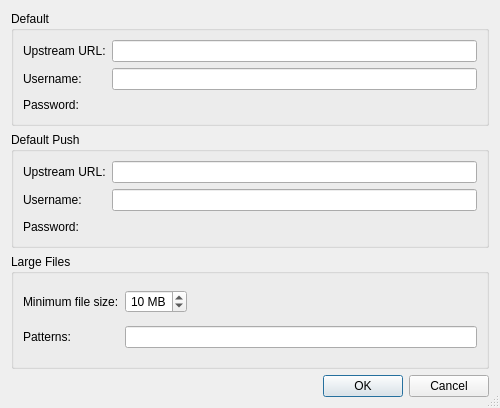
<?xml version="1.0" encoding="UTF-8"?>
<ui version="4.0">
 <class>HgRepoConfigDataDialog</class>
 <widget class="QDialog" name="HgRepoConfigDataDialog">
  <property name="geometry">
   <rect>
    <x>0</x>
    <y>0</y>
    <width>500</width>
    <height>408</height>
   </rect>
  </property>
  <property name="windowTitle">
   <string>Mercurial Repository Configuration</string>
  </property>
  <property name="sizeGripEnabled">
   <bool>true</bool>
  </property>
  <layout class="QVBoxLayout" name="verticalLayout">
   <item>
    <widget class="QGroupBox" name="groupBox">
     <property name="title">
      <string>Default</string>
     </property>
     <layout class="QGridLayout" name="gridLayout">
      <item row="0" column="0">
       <widget class="QLabel" name="label_2">
        <property name="text">
         <string>Upstream URL:</string>
        </property>
       </widget>
      </item>
      <item row="0" column="1">
       <widget class="QLineEdit" name="defaultUrlEdit">
        <property name="toolTip">
         <string>Enter the URL of the upstream repository</string>
        </property>
        <property name="clearButtonEnabled">
         <bool>true</bool>
        </property>
       </widget>
      </item>
      <item row="1" column="0">
       <widget class="QLabel" name="label_3">
        <property name="text">
         <string>Username:</string>
        </property>
       </widget>
      </item>
      <item row="1" column="1">
       <widget class="QLineEdit" name="defaultUserEdit">
        <property name="toolTip">
         <string>Enter user name to acces the upstream repository</string>
        </property>
        <property name="clearButtonEnabled">
         <bool>true</bool>
        </property>
       </widget>
      </item>
      <item row="2" column="0">
       <widget class="QLabel" name="label_4">
        <property name="text">
         <string>Password:</string>
        </property>
       </widget>
      </item>
      <item row="2" column="1">
       <widget class="EricPasswordEdit" name="defaultPasswordEdit" native="true">
        <property name="focusPolicy">
         <enum>Qt::FocusPolicy::StrongFocus</enum>
        </property>
        <property name="toolTip">
         <string>Enter the password to acces the upstream repository</string>
        </property>
       </widget>
      </item>
     </layout>
    </widget>
   </item>
   <item>
    <widget class="QGroupBox" name="groupBox_2">
     <property name="title">
      <string>Default Push</string>
     </property>
     <layout class="QGridLayout" name="gridLayout_2">
      <item row="0" column="0">
       <widget class="QLabel" name="label_5">
        <property name="text">
         <string>Upstream URL:</string>
        </property>
       </widget>
      </item>
      <item row="0" column="1">
       <widget class="QLineEdit" name="defaultPushUrlEdit">
        <property name="toolTip">
         <string>Enter the URL of the upstream (push) repository</string>
        </property>
        <property name="clearButtonEnabled">
         <bool>true</bool>
        </property>
       </widget>
      </item>
      <item row="1" column="0">
       <widget class="QLabel" name="label_7">
        <property name="text">
         <string>Username:</string>
        </property>
       </widget>
      </item>
      <item row="1" column="1">
       <widget class="QLineEdit" name="defaultPushUserEdit">
        <property name="toolTip">
         <string>Enter user name to acces the upstream (push) repository</string>
        </property>
        <property name="clearButtonEnabled">
         <bool>true</bool>
        </property>
       </widget>
      </item>
      <item row="2" column="0">
       <widget class="QLabel" name="label_6">
        <property name="text">
         <string>Password:</string>
        </property>
       </widget>
      </item>
      <item row="2" column="1">
       <widget class="EricPasswordEdit" name="defaultPushPasswordEdit" native="true">
        <property name="focusPolicy">
         <enum>Qt::FocusPolicy::StrongFocus</enum>
        </property>
        <property name="toolTip">
         <string>Enter the password to acces the upstream (push) repository</string>
        </property>
       </widget>
      </item>
     </layout>
    </widget>
   </item>
   <item>
    <widget class="QGroupBox" name="largefilesGroup">
     <property name="title">
      <string>Large Files</string>
     </property>
     <layout class="QGridLayout" name="gridLayout_3">
      <item row="0" column="0">
       <widget class="QLabel" name="label_8">
        <property name="text">
         <string>Minimum file size:</string>
        </property>
       </widget>
      </item>
      <item row="0" column="1">
       <widget class="QSpinBox" name="lfFileSizeSpinBox">
        <property name="toolTip">
         <string>Enter the minimum file size in MB for files to be treated as Large Files</string>
        </property>
        <property name="alignment">
         <set>Qt::AlignmentFlag::AlignRight|Qt::AlignmentFlag::AlignTrailing|Qt::AlignmentFlag::AlignVCenter</set>
        </property>
        <property name="suffix">
         <string> MB</string>
        </property>
        <property name="minimum">
         <number>1</number>
        </property>
        <property name="value">
         <number>10</number>
        </property>
       </widget>
      </item>
      <item row="0" column="2">
       <spacer name="horizontalSpacer">
        <property name="orientation">
         <enum>Qt::Orientation::Horizontal</enum>
        </property>
        <property name="sizeHint" stdset="0">
         <size>
          <width>215</width>
          <height>20</height>
         </size>
        </property>
       </spacer>
      </item>
      <item row="1" column="0">
       <widget class="QLabel" name="label_9">
        <property name="text">
         <string>Patterns:</string>
        </property>
       </widget>
      </item>
      <item row="1" column="1" colspan="2">
       <widget class="QLineEdit" name="lfFilePatternsEdit">
        <property name="toolTip">
         <string>Enter file patterns (space separated) for files to be treated as Large Files</string>
        </property>
       </widget>
      </item>
     </layout>
    </widget>
   </item>
   <item>
    <widget class="QDialogButtonBox" name="buttonBox">
     <property name="orientation">
      <enum>Qt::Orientation::Horizontal</enum>
     </property>
     <property name="standardButtons">
      <set>QDialogButtonBox::StandardButton::Cancel|QDialogButtonBox::StandardButton::Ok</set>
     </property>
    </widget>
   </item>
  </layout>
 </widget>
 <customwidgets>
  <customwidget>
   <class>EricPasswordEdit</class>
   <extends>QWidget</extends>
   <header>eric7/EricWidgets/EricPasswordEdit.h</header>
   <container>1</container>
  </customwidget>
 </customwidgets>
 <tabstops>
  <tabstop>defaultUrlEdit</tabstop>
  <tabstop>defaultUserEdit</tabstop>
  <tabstop>defaultPasswordEdit</tabstop>
  <tabstop>defaultPushUrlEdit</tabstop>
  <tabstop>defaultPushUserEdit</tabstop>
  <tabstop>defaultPushPasswordEdit</tabstop>
  <tabstop>lfFileSizeSpinBox</tabstop>
  <tabstop>lfFilePatternsEdit</tabstop>
 </tabstops>
 <resources/>
 <connections>
  <connection>
   <sender>buttonBox</sender>
   <signal>accepted()</signal>
   <receiver>HgRepoConfigDataDialog</receiver>
   <slot>accept()</slot>
   <hints>
    <hint type="sourcelabel">
     <x>248</x>
     <y>254</y>
    </hint>
    <hint type="destinationlabel">
     <x>157</x>
     <y>274</y>
    </hint>
   </hints>
  </connection>
  <connection>
   <sender>buttonBox</sender>
   <signal>rejected()</signal>
   <receiver>HgRepoConfigDataDialog</receiver>
   <slot>reject()</slot>
   <hints>
    <hint type="sourcelabel">
     <x>316</x>
     <y>260</y>
    </hint>
    <hint type="destinationlabel">
     <x>286</x>
     <y>274</y>
    </hint>
   </hints>
  </connection>
 </connections>
</ui>
